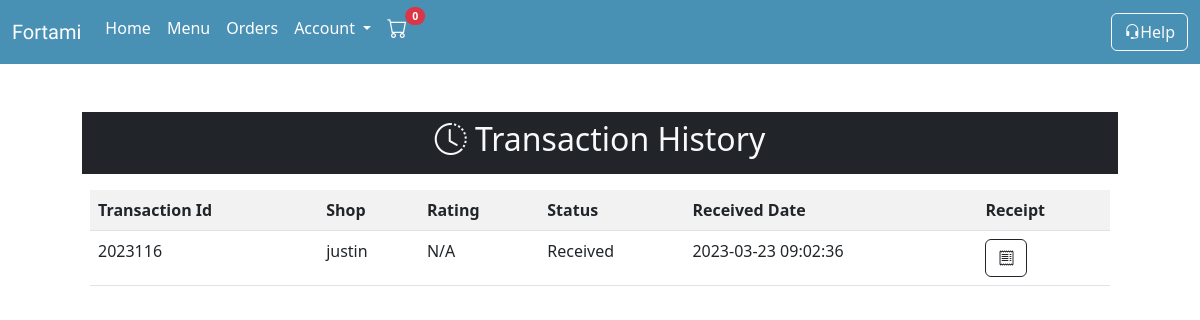
Page /transactions.php (signed in) on the committed database.
### tables this page shows
CREATE TABLE `food_order` (
  `order_id` int(20) NOT NULL,
  `food_id` int(20) NOT NULL,
  `address_id` int(20) NOT NULL,
  `payTrans_id` int(20) NOT NULL,
  `order_status` varchar(50) NOT NULL,
  `quantity` varchar(50) NOT NULL,
  `order_datetime` timestamp NOT NULL DEFAULT current_timestamp() ON UPDATE current_timestamp(),
  `received_datetime` datetime DEFAULT NULL
);

CREATE TABLE `payment_transaction` (
  `payTrans_id` int(20) NOT NULL,
  `user_id` int(20) NOT NULL,
  `paymethod_id` int(20) NOT NULL,
  `pay_amount` varchar(50) NOT NULL,
  `trans_status` varchar(50) NOT NULL,
  `pay_datetime` timestamp NOT NULL DEFAULT current_timestamp()
);

CREATE TABLE `user` (
  `user_id` int(20) NOT NULL,
  `user_type` varchar(6) NOT NULL,
  `profile_pic` varchar(50) DEFAULT NULL,
  `user_fName` varchar(50) NOT NULL,
  `user_lName` varchar(50) NOT NULL,
  `user_email` varchar(50) NOT NULL,
  `user_userName` varchar(50) NOT NULL,
  `user_password` varchar(255) NOT NULL
);

### backend.php (called while the page is built, shortened)
<?php
    class Backend{
      public $host = 'localhost';
      public $user = 'root';
      public $pass = '';
      public $db = 'fortami';
      public $con;
      function __construct(){
        $this->con = new mysqli($this->host,$this->user,$this->pass,$this->db) or die("Connection Error!");
      }
      function viewHistory(){
        $user = $_SESSION['id'];
        $query = "SELECT * FROM food_order
                  JOIN payment_transaction ON payment_transaction.payTrans_id = food_order.payTrans_id
                  JOIN food_product ON food_product.food_id=food_order.food_id
                  INNER JOIN user ON user.user_id = food_product.user_id
                  INNER JOIN payment_method ON payment_method.paymethod_id = payment_transaction.paymethod_id
                  WHERE payment_transaction.user_id = $user
                  AND order_status = 'Received' OR order_status='Cancelled' GROUP BY food_order.payTrans_id ORDER BY food_order.payTrans_id DESC";
        $result = $this->con->query($query);
          if ($result) {
            return $result;
          }
        }
    }
?>

### transactions.php (the view, shortened to what this page needs)
<?php
    include 'backend.php';
    include 'buyerheader.php';
?>
<!DOCTYPE html>
<html lang="en">
<head>
</head>
<body>
    <div class="container">
        <div class="row g-3 p-5">
            <div class="col bg-dark text-center p-2"><h2 class="text-light"><i class="bi bi-clock-history"></i> Transaction History</h2></div>
            <div class="col-12">
                <table class="table table-striped">
                    <tr>
                        <th>Transaction Id</th>
                        <th>Shop</th>
                        <th>Rating</th>
                        <th>Status</th>
                        <th>Received Date</th>
                        <th>Receipt</th>
                    </tr>
                    <?php
                        $result = $backend->viewHistory();
                            if (!is_null($result)) {
                                if ($result->num_rows > 0) {
                                    foreach ($result as $row) {
                    ?>
                    <tr>
                        <td>2023<?=$row['payTrans_id']?></td>
                        <td><?=$row['user_userName']?></td>
                        <td>N/A</td>
                        <td><?=$row['order_status']?></td>
                        <td><?=$row['received_datetime']?></td>
                        <td>
                            <form action="receipt.php" method="post">
                                <button type="submit" name="receiptbtn" class="btn btn-outline-dark text-center"><i class="bi bi-receipt"></i></button>
                            </form>
                        </td>
                    </tr>
                    <?php
                            }
                        }
                    }
                    ?>
                </table>
            </div>
        </div>
    </div>
</body>
</html>

### rows in the picture
food_order: payTrans.payTrans_id "116", user.user_userName "justin", order_status "Received", received_datetime "2023-03-23 09:02:36"

### other values in the picture
$count "0"
